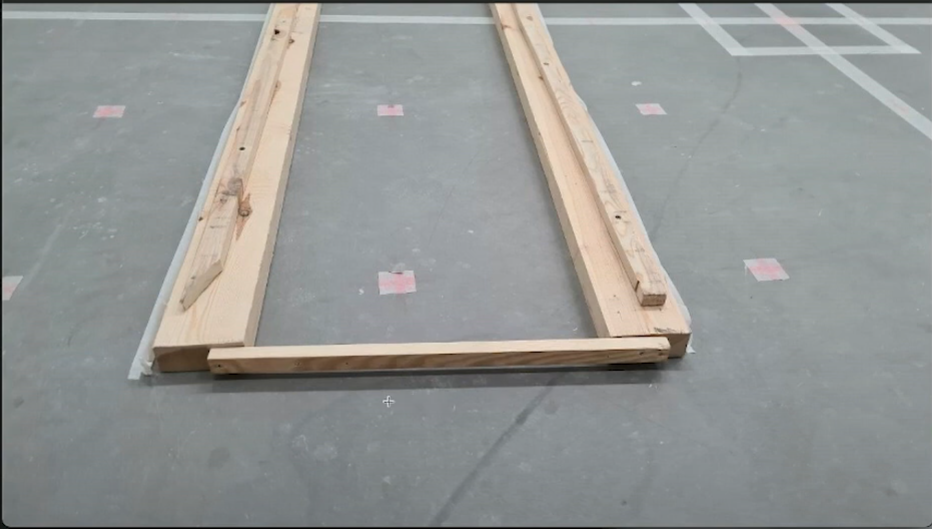
#> input picture OpenCV/images/example5.png, 932 x 529 px
$ python example5.1.py
#> lines starting #> are read from the running program, lines starting #| are printed output that depends on the picture; after the words box and inside, x2 and y2 are one past the last pixel; in counts of white or black regions, pixels touching at a corner belong together
import matplotlib.pyplot as plt
import numpy as np
import copy
import cv2


def contours_detection(path) -> None:
#> called with path = 'images/example5.png'
    img = cv2.imread(path)
#> img is the input picture: shape (529, 932, 3); mean B, G, R 148.8, 150.4, 147.8
    img = cv2.cvtColor(img, cv2.COLOR_BGR2RGB)

    blurred = cv2.blur(img, (1, 1))
    hsv = cv2.cvtColor(blurred, cv2.COLOR_RGB2HSV)
#> hsv: shape (529, 932, 3); mean H, S, V 81.6, 18, 154

    ret, s_otsu = cv2.threshold(hsv[:, :, 1], 0, 255, cv2.THRESH_BINARY + cv2.THRESH_OTSU)
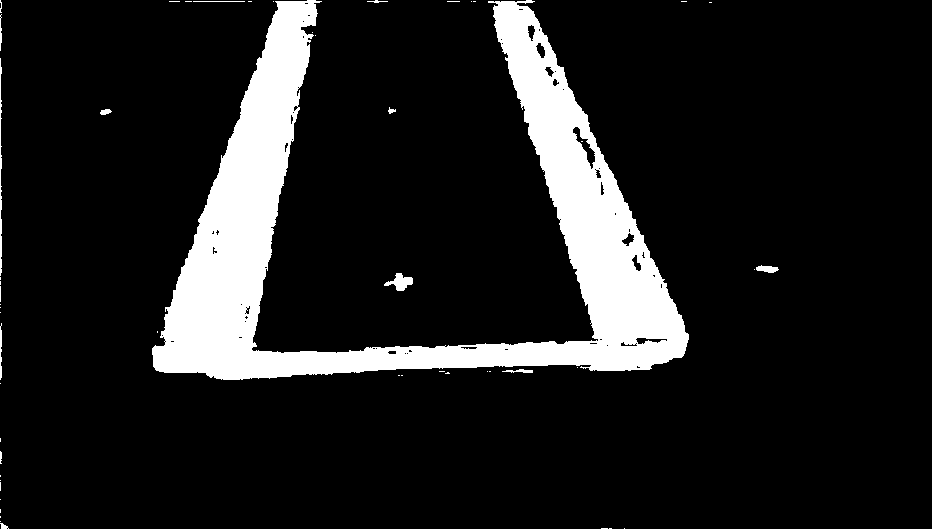
#> s_otsu: shape (529, 932); 12.2% white; 53 white regions (40 under 20 px), largest, box (x1, y1, x2, y2) and area: (152, 0, 689, 380) 58814, (0, 58, 2, 276) 313, (384, 273, 413, 291) 266
#> ret = 34

    plt.imshow(img)
    plt.show()

    plt.imshow(hsv[:, :, 1], cmap='gray')
    plt.show()
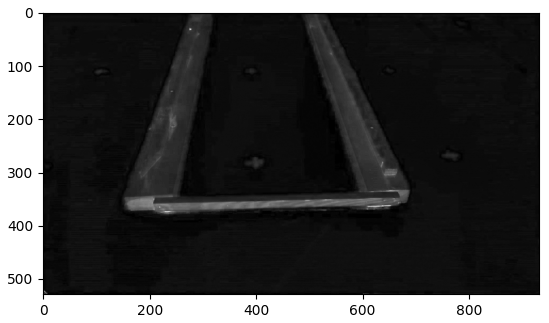
#> figure drawn by matplotlib, 1 panel

    plt.imshow(s_otsu)
    plt.show()

    cl_ker = np.ones((9, 9), np.uint8)
    closed = cv2.morphologyEx(s_otsu, cv2.MORPH_CLOSE, cl_ker)
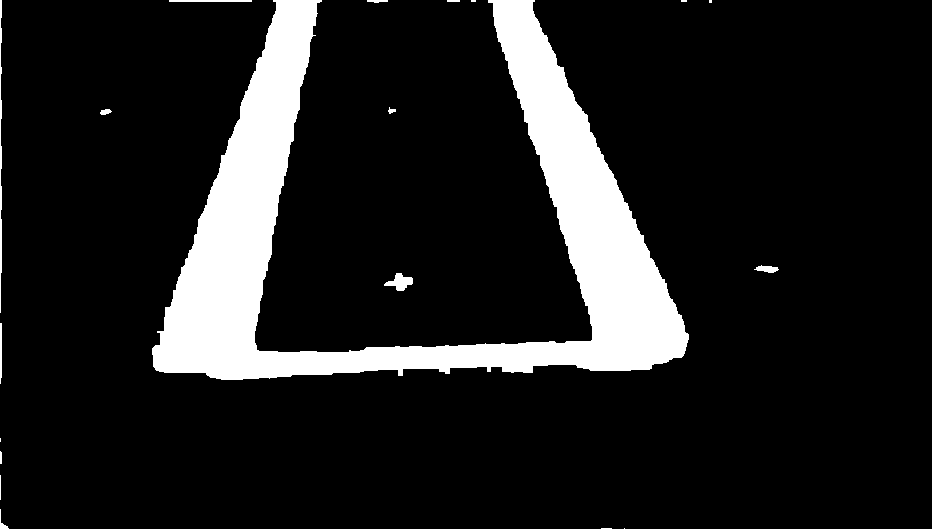
#> closed: shape (529, 932); 12.6% white; 19 white regions (6 under 20 px), largest, box (x1, y1, x2, y2) and area: (152, 0, 689, 380) 60810, (0, 0, 2, 313) 473, (384, 273, 413, 291) 279

    op_ker = np.ones((29, 29), np.uint8)
    opened = cv2.morphologyEx(closed, cv2.MORPH_OPEN, op_ker)
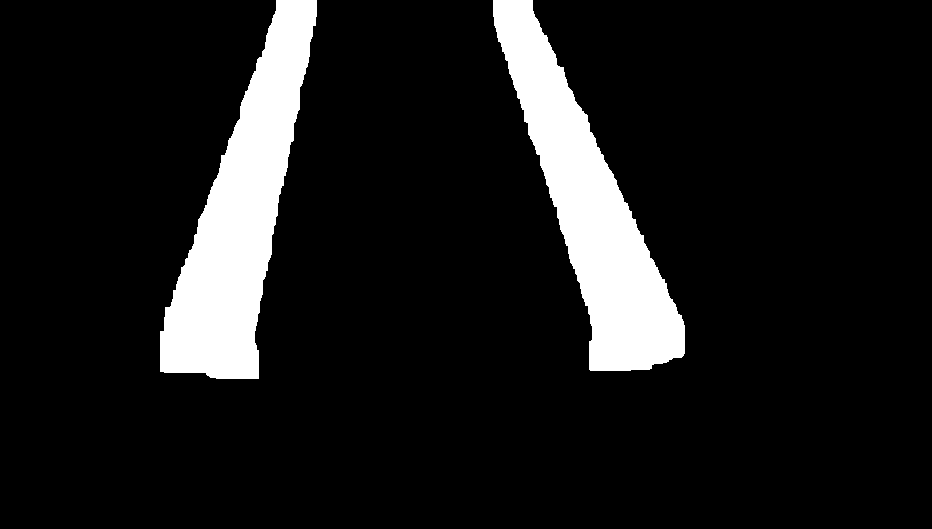
#> opened: shape (529, 932); 10.6% white; 2 white regions

    plt.imshow(closed)
    plt.show()

    plt.imshow(opened)
    plt.show()
    contours, _ = cv2.findContours(opened, cv2.RETR_EXTERNAL, cv2.CHAIN_APPROX_NONE)
#> contours = 2 contours; box (x1, y1, x2, y2) and area: (160, 0, 317, 379) 26172, (493, 0, 685, 371) 25405

    filtered = []
    for c in contours:
        l = cv2.arcLength(c, True)
        if ( l > 500):
            approx = cv2.approxPolyDP(c, l*0.01, True)

            filtered.append(approx)
#> this loop made 2 passes
#> l on passes 1 to 2: 996.8, 982.9
#> after the loop, filtered = 2 contours; box (x1, y1, x2, y2) and area: (160, 0, 317, 379) 26810, (493, 0, 682, 370) 24801

    # show contours with image
    cv2.drawContours(img, filtered, -1, (0, 255, 0), 3)
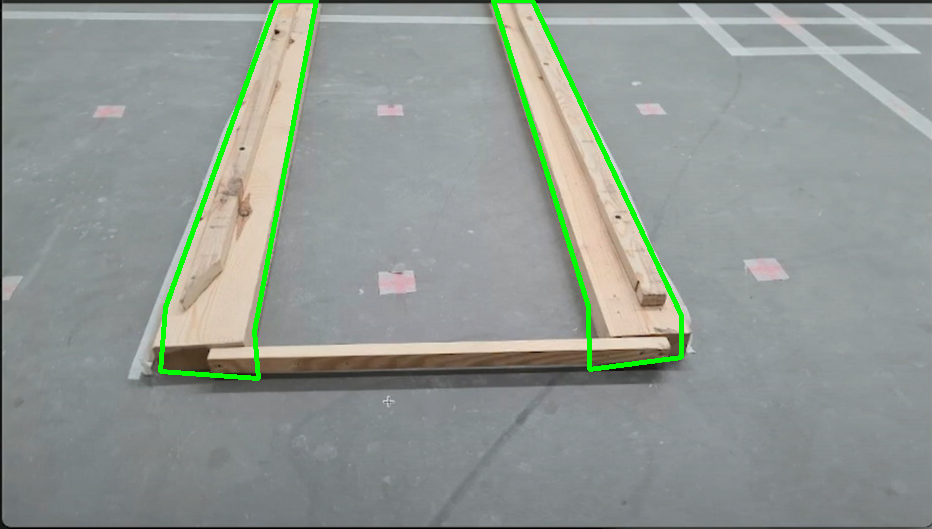
#> img: shape (529, 932, 3); mean R, G, B 144.9, 152.3, 146.2
    plt.imshow(img)
    plt.show()


if __name__ == '__main__':
    contours_detection('images/example5.png')

$ run again, with OpenCV/images/example2.png copied over OpenCV/images/example5.png
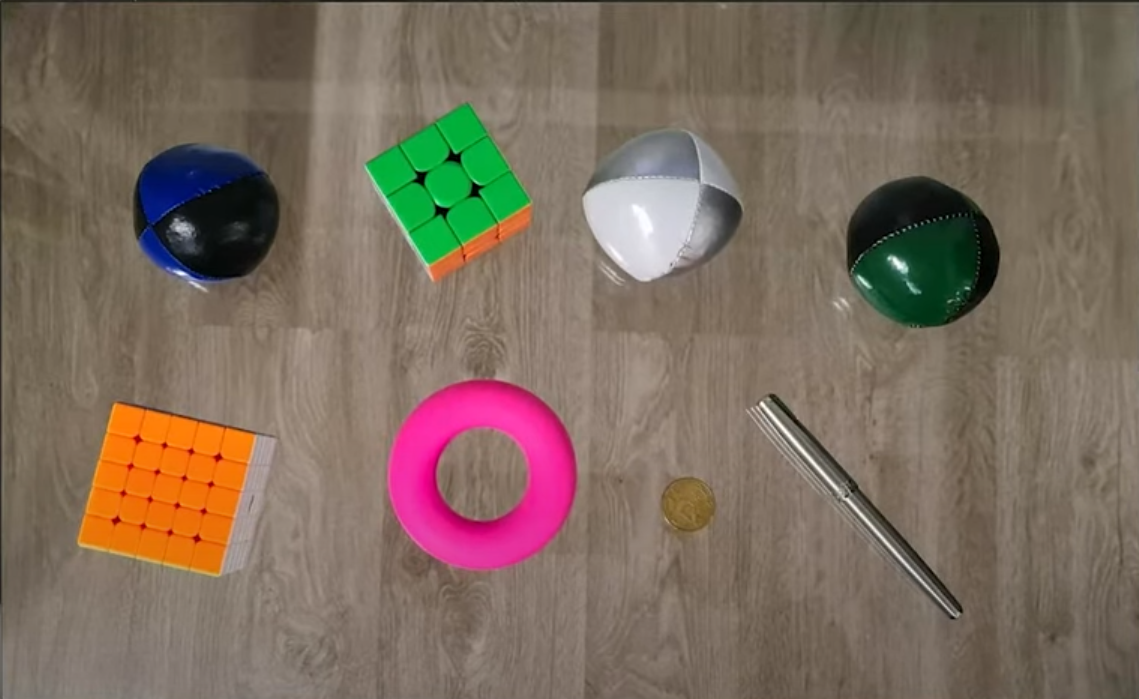
#> input picture OpenCV/images/example2.png, 1139 x 699 px
#> in contours_detection, img is the input picture: shape (699, 1139, 3); mean B, G, R 93.8, 107.9, 124.4
#> hsv: shape (699, 1139, 3); mean H, S, V 25.8, 73.2, 128.7
#> in contours_detection, `ret, s_otsu = cv2.threshold(hsv[:, :, 1], 0, 255, cv2.THRESH_BINARY + ..`:
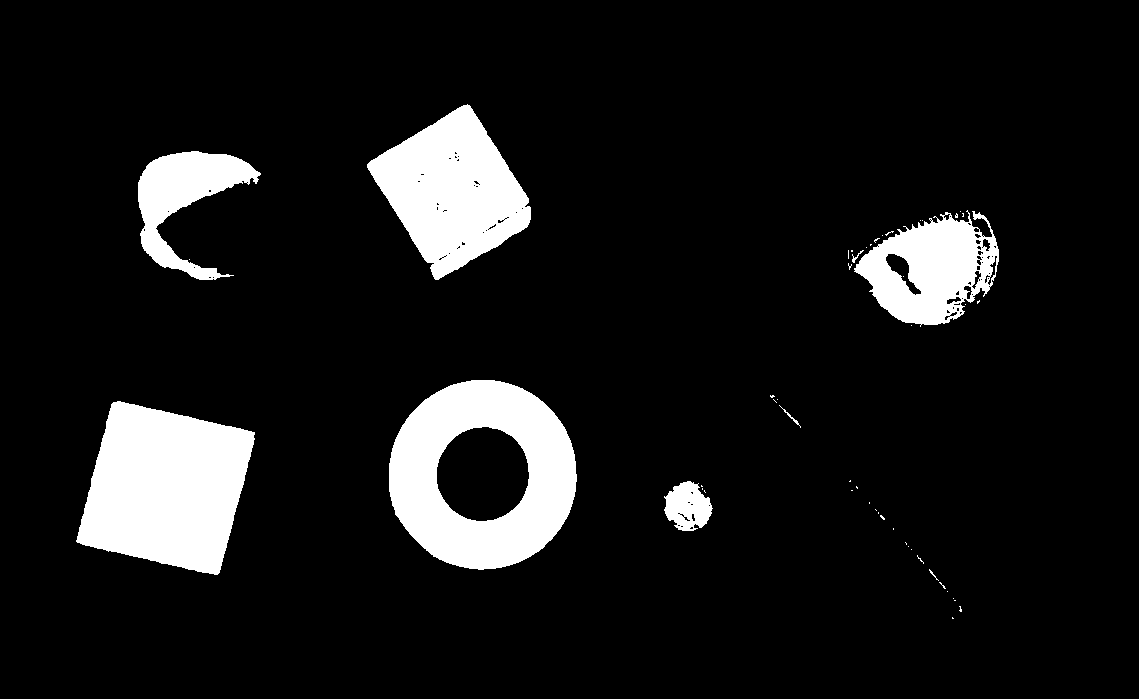
#> s_otsu: shape (699, 1139); 9.8% white; 51 white regions (42 under 20 px), largest, box (x1, y1, x2, y2) and area: (76, 401, 255, 575) 21870, (389, 380, 577, 570) 21295, (367, 104, 531, 280) 16269
#> ret = 139
#> closed: shape (699, 1139); 10.1% white; 26 white regions (16 under 20 px), largest, box (x1, y1, x2, y2) and area: (76, 401, 255, 575) 21875, (389, 380, 577, 570) 21309, (367, 104, 531, 280) 16379
#> opened: shape (699, 1139); 9.3% white; 6 white regions
#> contours = 6 contours; box (x1, y1, x2, y2) and area: (389, 381, 576, 568) 27730, (82, 406, 250, 570) 21269, (378, 115, 528, 269) 15588, (879, 213, 997, 324) 9598, (140, 153, 234, 215) 4385, (669, 486, 706, 526) 1344
#> the loop in contours_detection, `for c in contours:` made 6 passes
#> (l, approx) on pass 2: (596.7, [[111, 406], [82, 544], [220, 569], [249, 431]])
#> after the loop in contours_detection, `for c in contours:`: filtered = 2 contours; box (x1, y1, x2, y2) and area: (389, 381, 576, 568) 27130, (82, 406, 250, 570) 19769
#> in contours_detection, `cv2.drawContours(img, filtered, -1, (0, 255, 0), 3)`:
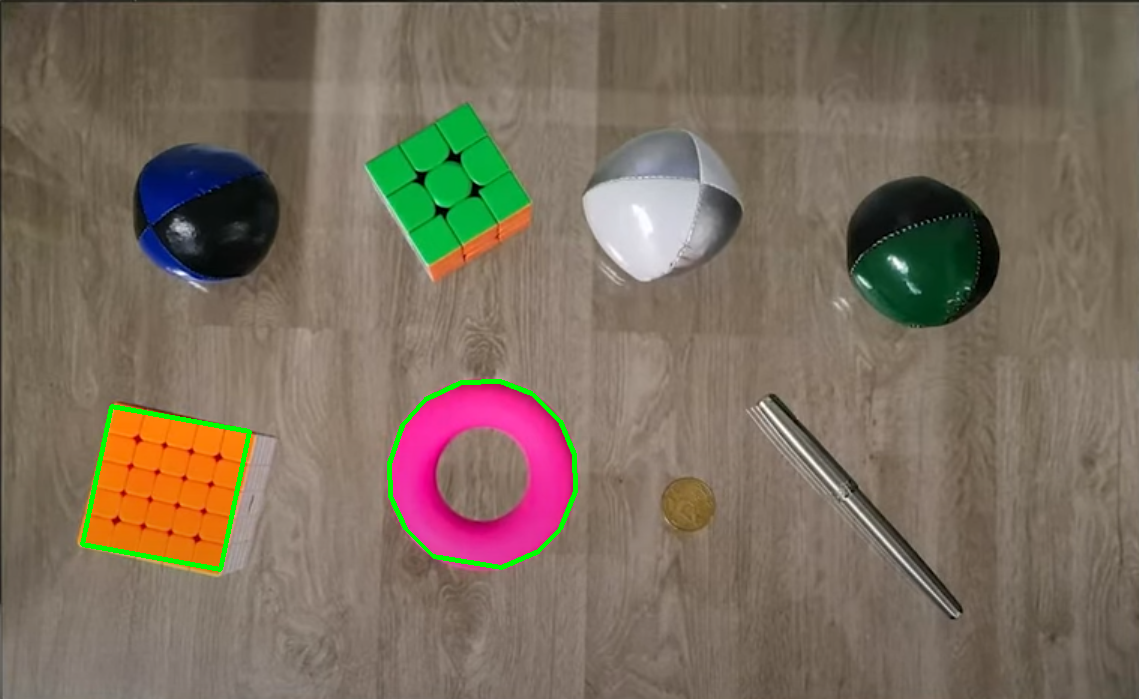
#> img: shape (699, 1139, 3); mean R, G, B 123, 109, 93.3
